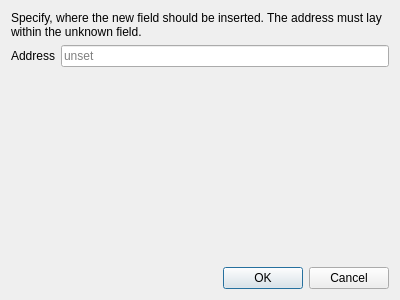
<?xml version="1.0" encoding="UTF-8"?>
<ui version="4.0">
 <class>SplitFieldPatternDialog</class>
 <widget class="QDialog" name="SplitFieldPatternDialog">
  <property name="geometry">
   <rect>
    <x>0</x>
    <y>0</y>
    <width>400</width>
    <height>300</height>
   </rect>
  </property>
  <property name="windowTitle">
   <string>Dialog</string>
  </property>
  <layout class="QVBoxLayout" name="verticalLayout" stretch="0,0,0,1,0">
   <item>
    <widget class="QLabel" name="label_2">
     <property name="text">
      <string>Specify, where the new field should be inserted. The address must lay within the unknown field.</string>
     </property>
     <property name="wordWrap">
      <bool>true</bool>
     </property>
    </widget>
   </item>
   <item>
    <layout class="QHBoxLayout" name="horizontalLayout">
     <item>
      <widget class="QLabel" name="label">
       <property name="text">
        <string>Address</string>
       </property>
       <property name="buddy">
        <cstring>address</cstring>
       </property>
      </widget>
     </item>
     <item>
      <widget class="QLineEdit" name="address">
       <property name="placeholderText">
        <string>unset</string>
       </property>
      </widget>
     </item>
    </layout>
   </item>
   <item>
    <widget class="QLabel" name="addressRange">
     <property name="text">
      <string/>
     </property>
     <property name="alignment">
      <set>Qt::AlignmentFlag::AlignRight|Qt::AlignmentFlag::AlignTrailing|Qt::AlignmentFlag::AlignVCenter</set>
     </property>
    </widget>
   </item>
   <item>
    <widget class="PatternSelectionWidget" name="patternSelection" native="true">
     <property name="sizePolicy">
      <sizepolicy hsizetype="Preferred" vsizetype="Preferred">
       <horstretch>0</horstretch>
       <verstretch>0</verstretch>
      </sizepolicy>
     </property>
    </widget>
   </item>
   <item>
    <widget class="QDialogButtonBox" name="buttonBox">
     <property name="orientation">
      <enum>Qt::Orientation::Horizontal</enum>
     </property>
     <property name="standardButtons">
      <set>QDialogButtonBox::StandardButton::Cancel|QDialogButtonBox::StandardButton::Ok</set>
     </property>
    </widget>
   </item>
  </layout>
 </widget>
 <customwidgets>
  <customwidget>
   <class>PatternSelectionWidget</class>
   <extends>QWidget</extends>
   <header>patternselectionwidget.hh</header>
   <container>1</container>
  </customwidget>
 </customwidgets>
 <resources/>
 <connections>
  <connection>
   <sender>buttonBox</sender>
   <signal>accepted()</signal>
   <receiver>SplitFieldPatternDialog</receiver>
   <slot>accept()</slot>
   <hints>
    <hint type="sourcelabel">
     <x>248</x>
     <y>254</y>
    </hint>
    <hint type="destinationlabel">
     <x>157</x>
     <y>274</y>
    </hint>
   </hints>
  </connection>
  <connection>
   <sender>buttonBox</sender>
   <signal>rejected()</signal>
   <receiver>SplitFieldPatternDialog</receiver>
   <slot>reject()</slot>
   <hints>
    <hint type="sourcelabel">
     <x>316</x>
     <y>260</y>
    </hint>
    <hint type="destinationlabel">
     <x>286</x>
     <y>274</y>
    </hint>
   </hints>
  </connection>
 </connections>
</ui>
